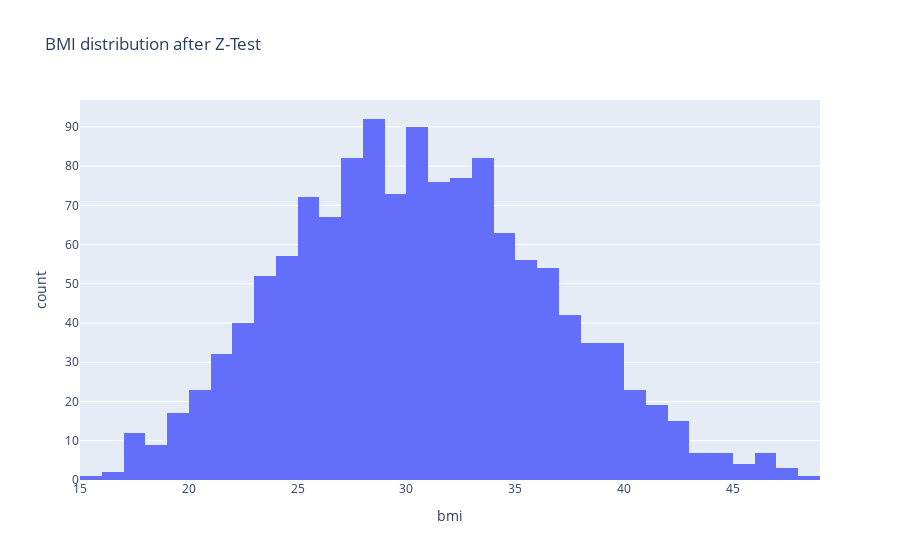

The cell this chart's notebook holds for it:
### Code cell
fig = px.histogram(new_df, x="bmi",title="BMI distribution after Z-Test")
fig.show()

### Figure 1 — Plotly figure (JSON) as saved in the notebook; plotly's stock layout.template omitted (floating-point values rounded to 4 significant figures; data arrays with more than 128 entries replaced by an {"elided": "..."} marker saying what was removed)
{"data": [{"alignmentgroup": "True", "bingroup": "x", "hovertemplate": "bmi=%{x}<br>count=%{y}<extra></extra>", "legendgroup": "", "marker": {"color": "#636efa"}, "name": "", "offsetgroup": "", "orientation": "v", "showlegend": false, "type": "histogram", "x": {"elided": "1327 float values"}, "xaxis": "x", "yaxis": "y"}], "layout": {"barmode": "relative", "legend": {"tracegroupgap": 0}, "title": {"text": "BMI distribution after Z-Test"}, "xaxis": {"anchor": "y", "domain": [0, 1], "title": {"text": "bmi"}}, "yaxis": {"anchor": "x", "domain": [0, 1], "title": {"text": "count"}}}}
